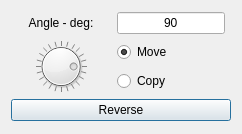
<?xml version="1.0" encoding="UTF-8"?>
<ui version="4.0">
 <class>Dialog</class>
 <widget class="QDialog" name="Dialog">
  <property name="geometry">
   <rect>
    <x>0</x>
    <y>0</y>
    <width>242</width>
    <height>134</height>
   </rect>
  </property>
  <property name="sizePolicy">
   <sizepolicy hsizetype="MinimumExpanding" vsizetype="Preferred">
    <horstretch>0</horstretch>
    <verstretch>0</verstretch>
   </sizepolicy>
  </property>
  <property name="windowTitle">
   <string>Dialog</string>
  </property>
  <layout class="QGridLayout" name="gridLayout">
   <item row="3" column="1">
    <widget class="QRadioButton" name="radio2">
     <property name="text">
      <string>Copy</string>
     </property>
    </widget>
   </item>
   <item row="2" column="1">
    <widget class="QRadioButton" name="radio1">
     <property name="text">
      <string>Move</string>
     </property>
     <property name="checked">
      <bool>true</bool>
     </property>
    </widget>
   </item>
   <item row="4" column="0" colspan="3">
    <widget class="QPushButton" name="btn2">
     <property name="toolTip">
      <string>Rotate the opposite way.</string>
     </property>
     <property name="text">
      <string>Reverse</string>
     </property>
    </widget>
   </item>
   <item row="2" column="0" rowspan="2">
    <widget class="QDial" name="dial">
     <property name="minimum">
      <number>-180</number>
     </property>
     <property name="maximum">
      <number>180</number>
     </property>
     <property name="pageStep">
      <number>15</number>
     </property>
     <property name="value">
      <number>90</number>
     </property>
     <property name="invertedAppearance">
      <bool>false</bool>
     </property>
     <property name="wrapping">
      <bool>true</bool>
     </property>
     <property name="notchTarget">
      <double>15.000000000000000</double>
     </property>
     <property name="notchesVisible">
      <bool>true</bool>
     </property>
    </widget>
   </item>
   <item row="1" column="0">
    <widget class="QLabel" name="label">
     <property name="text">
      <string>Angle - deg:</string>
     </property>
     <property name="alignment">
      <set>Qt::AlignCenter</set>
     </property>
     <property name="buddy">
      <cstring>edit1</cstring>
     </property>
    </widget>
   </item>
   <item row="1" column="1">
    <widget class="QLineEdit" name="edit1">
     <property name="text">
      <string>90</string>
     </property>
     <property name="alignment">
      <set>Qt::AlignCenter</set>
     </property>
    </widget>
   </item>
  </layout>
 </widget>
 <tabstops>
  <tabstop>edit1</tabstop>
  <tabstop>dial</tabstop>
  <tabstop>radio1</tabstop>
  <tabstop>radio2</tabstop>
  <tabstop>btn2</tabstop>
 </tabstops>
 <resources/>
 <connections/>
</ui>
